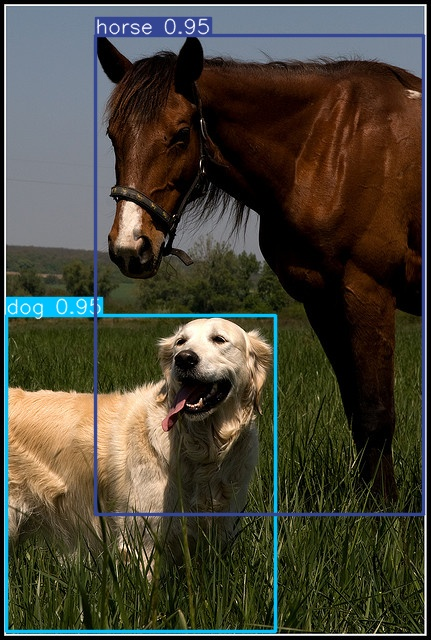
#> input picture yolov6m/yolov6/assets/image3.jpg, 431 x 640 px
$ python -i data_augment.py   (imports and definitions only)
#> lines starting #> are read from the running program, lines starting #| are printed output that depends on the picture
#> further down, picture is the input picture: shape (640, 431, 3); mean B, G, R 56.7, 68.9, 71.8
# Copyright 2019 Xilinx Inc.
#
# Licensed under the Apache License, Version 2.0 (the "License");
# you may not use this file except in compliance with the License.
# You may obtain a copy of the License at
#
#     http://www.apache.org/licenses/LICENSE-2.0
#
# Unless required by applicable law or agreed to in writing, software
# distributed under the License is distributed on an "AS IS" BASIS,
# WITHOUT WARRANTIES OR CONDITIONS OF ANY KIND, either express or implied.
# See the License for the specific language governing permissions and
# limitations under the License.

#!/usr/bin/env python3
# -*- coding:utf-8 -*-
# This code is based on
# https://github.com/ultralytics/yolov5/blob/master/utils/dataloaders.py

import math
import random

import cv2
import numpy as np


def augment_hsv(im, hgain=0.5, sgain=0.5, vgain=0.5):
    '''HSV color-space augmentation.'''
#> called with hgain = 0.5, sgain = 0.5, vgain = 0.5
    if hgain or sgain or vgain:
        r = np.random.uniform(-1, 1, 3) * [hgain, sgain, vgain] + 1  # random gains
        hue, sat, val = cv2.split(cv2.cvtColor(im, cv2.COLOR_BGR2HSV))
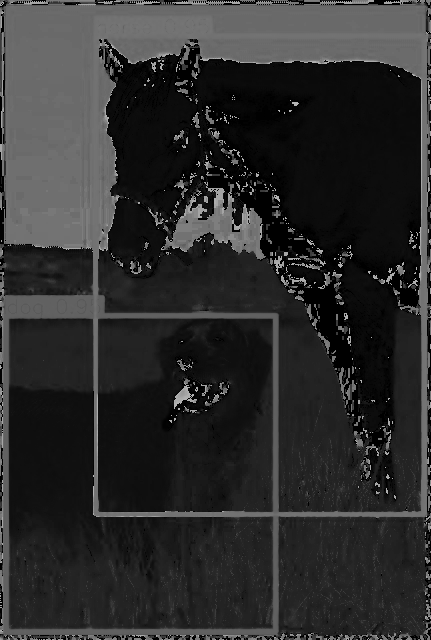
#> hue: shape (640, 431); min 0, max 179, mean 44.7
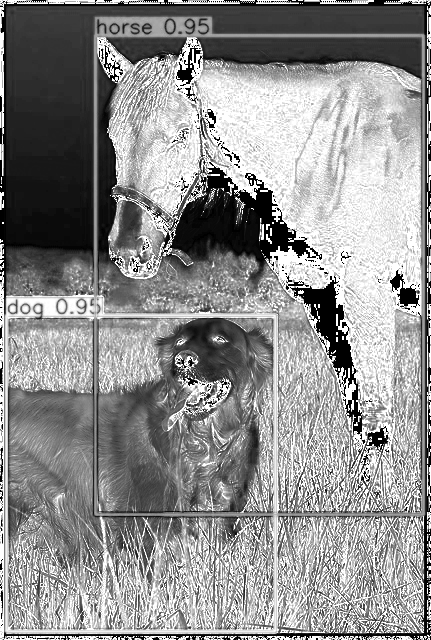
#> sat: shape (640, 431); min 0, max 255, mean 142.6
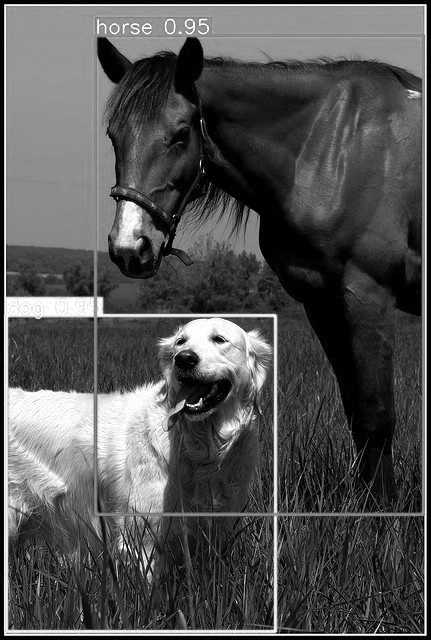
#> val: shape (640, 431); min 0, max 255, mean 83.1
        dtype = im.dtype  # uint8

        x = np.arange(0, 256, dtype=r.dtype)
        lut_hue = ((x * r[0]) % 180).astype(dtype)
        lut_sat = np.clip(x * r[1], 0, 255).astype(dtype)
#> lut_sat = 256 values from 0 to 255
        lut_val = np.clip(x * r[2], 0, 255).astype(dtype)
#> lut_val = 256 values from 0 to 255

        im_hsv = cv2.merge((cv2.LUT(hue, lut_hue), cv2.LUT(sat, lut_sat), cv2.LUT(val, lut_val)))
#> im_hsv: shape (640, 431, 3); mean H, S, V 45.5, 161.7, 90.5
        cv2.cvtColor(im_hsv, cv2.COLOR_HSV2BGR, dst=im)  # no return needed
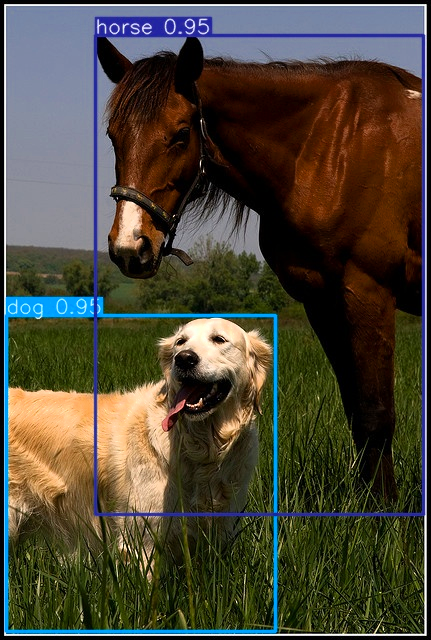
#> im: shape (640, 431, 3); mean B, G, R 56.5, 70.4, 75.5


# [169 lines left out: functions letterbox, mixup, box_candidates, random_affine, get_transform_matrix, mosaic_augmentation, not called in this run]

>>> import cv2
>>> picture = cv2.imread('../../assets/image3.jpg')
>>> result = augment_hsv(picture)

$ run again, on yolov6m/yolov6/assets/train_batch.jpg
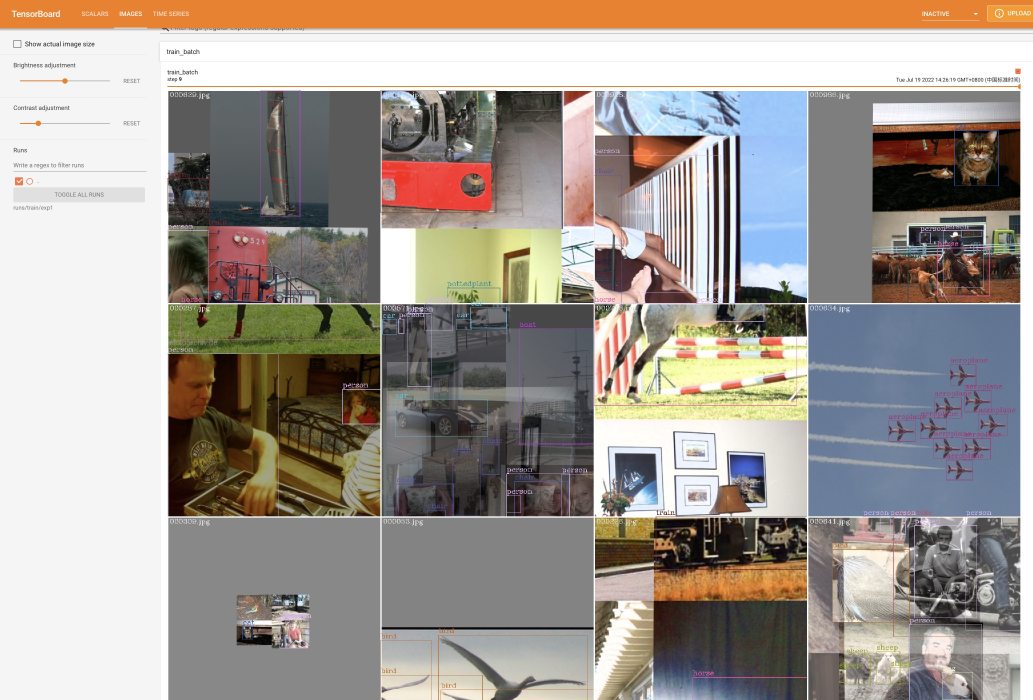
#> input picture yolov6m/yolov6/assets/train_batch.jpg, 3098 x 2100 px (shown at 1/3 size)
#> picture is the input picture: shape (2100, 3098, 3); mean B, G, R 147.5, 154.3, 162
#> in augment_hsv, `hue, sat, val = cv2.split(cv2.cvtColor(im, cv2.COLOR_BGR2HSV))`:
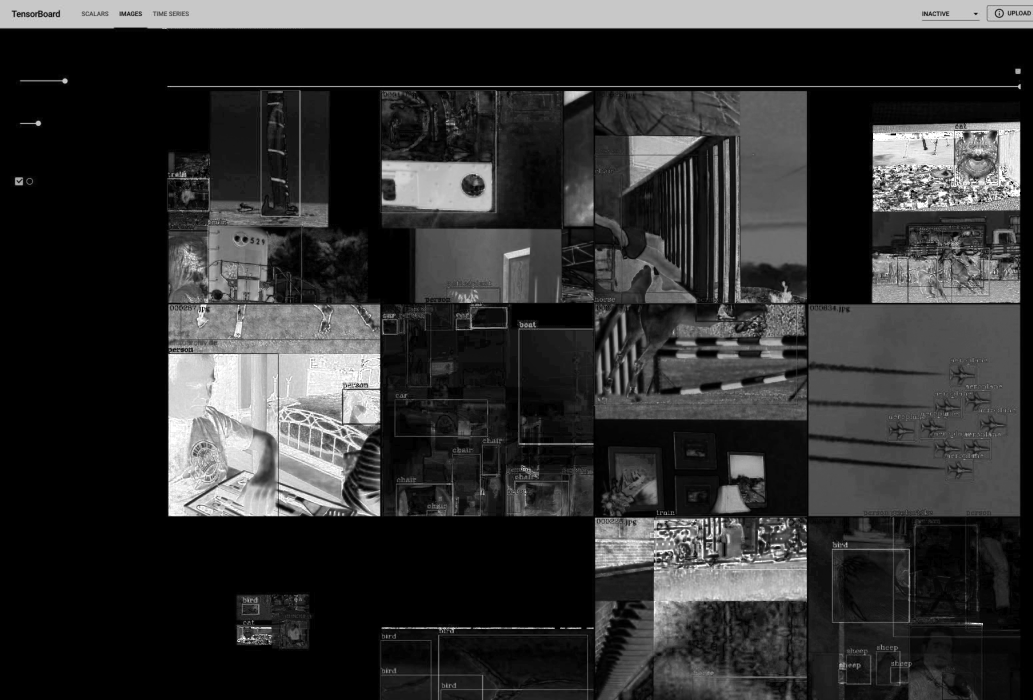
#> sat: shape (2100, 3098) (shown at 1/3 size); min 0, max 255, mean 50.5
#> im_hsv: shape (2100, 3098, 3); mean H, S, V 37.3, 60.2, 179.4
#> in augment_hsv, `cv2.cvtColor(im_hsv, cv2.COLOR_HSV2BGR, dst=im)`:
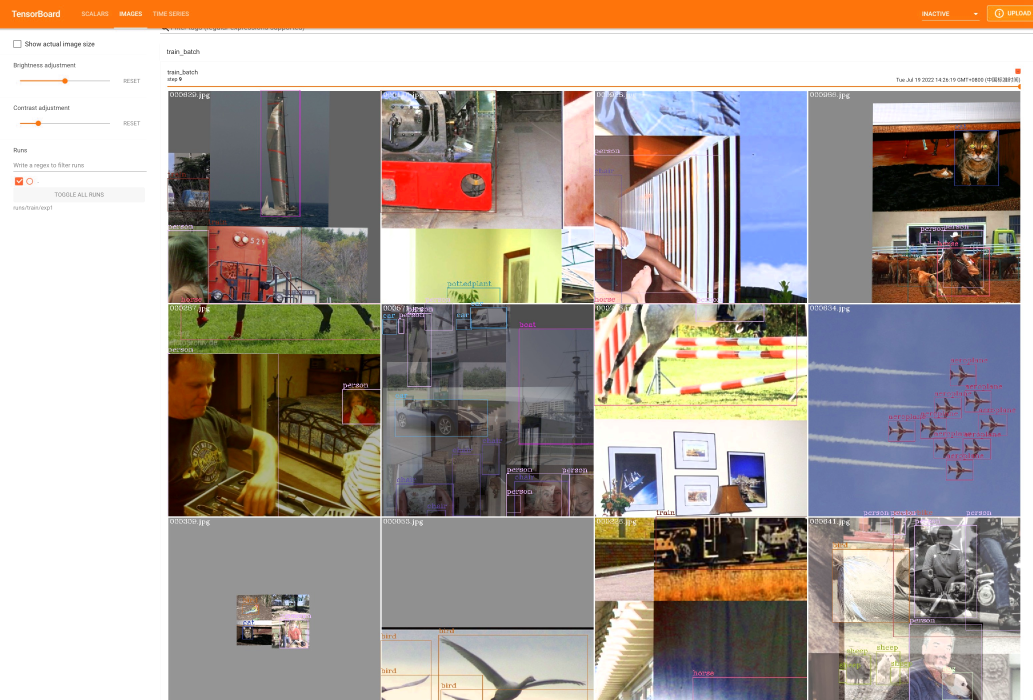
#> im: shape (2100, 3098, 3) (shown at 1/3 size); mean B, G, R 151.1, 159.1, 170.6

$ run again, on yolov6m/yolov6/assets/yolov5s.jpg
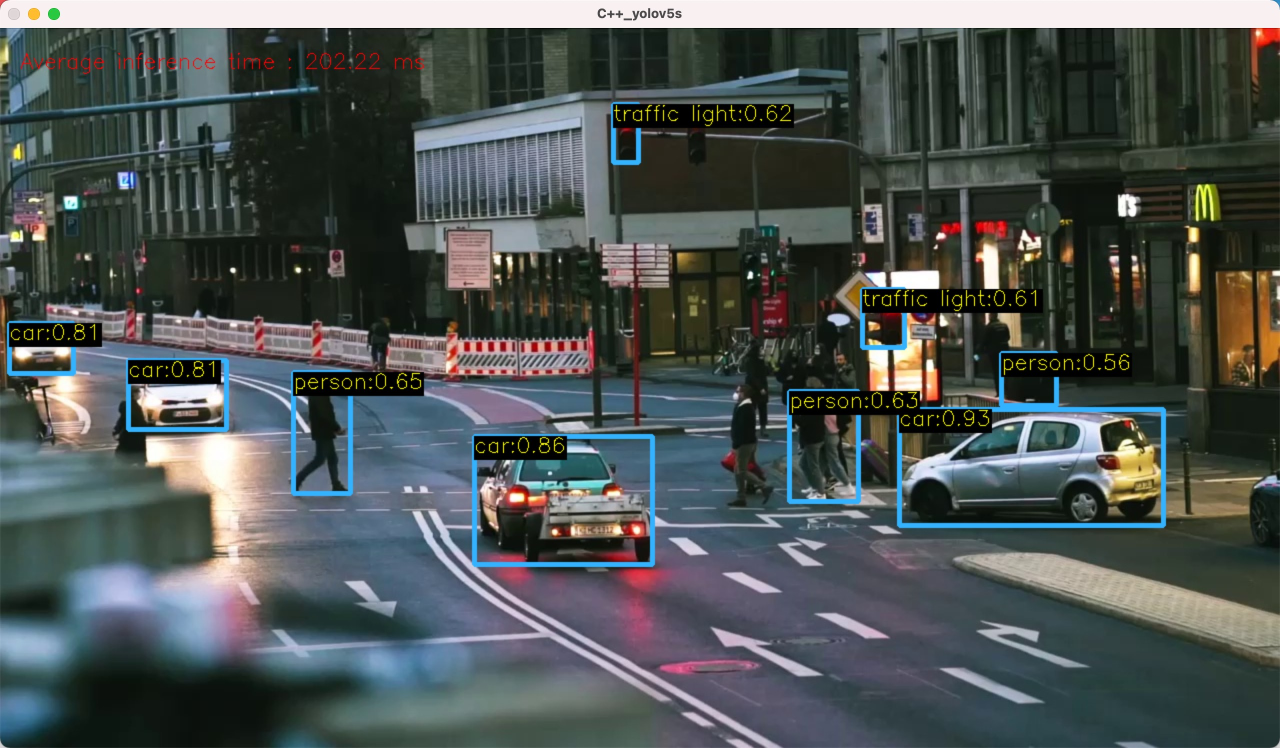
#> input picture yolov6m/yolov6/assets/yolov5s.jpg, 2560 x 1496 px (shown at 1/2 size)
#> picture is the input picture: shape (1496, 2560, 3); mean B, G, R 83.8, 84.8, 78
#> in augment_hsv, `hue, sat, val = cv2.split(cv2.cvtColor(im, cv2.COLOR_BGR2HSV))`:
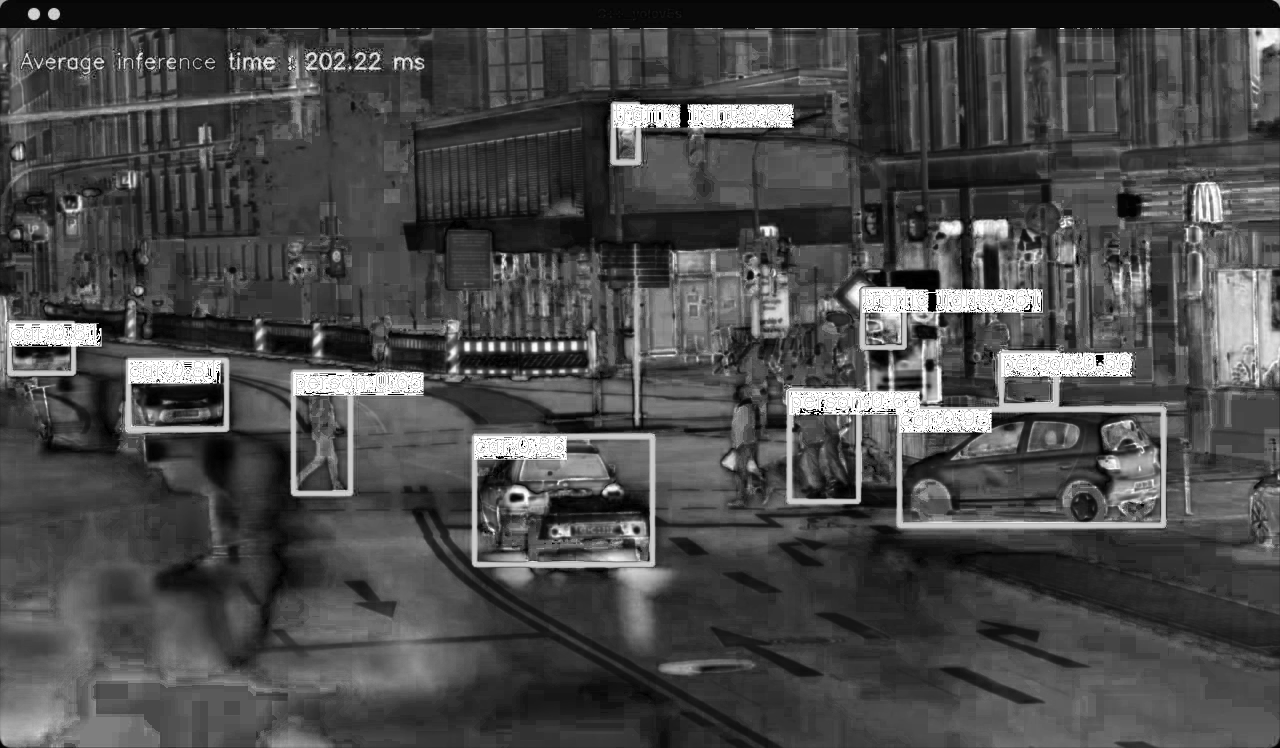
#> sat: shape (1496, 2560) (shown at 1/2 size); min 0, max 255, mean 73.1
#> im_hsv: shape (1496, 2560, 3); mean H, S, V 73.4, 87.1, 101.9
#> in augment_hsv, `cv2.cvtColor(im_hsv, cv2.COLOR_HSV2BGR, dst=im)`:
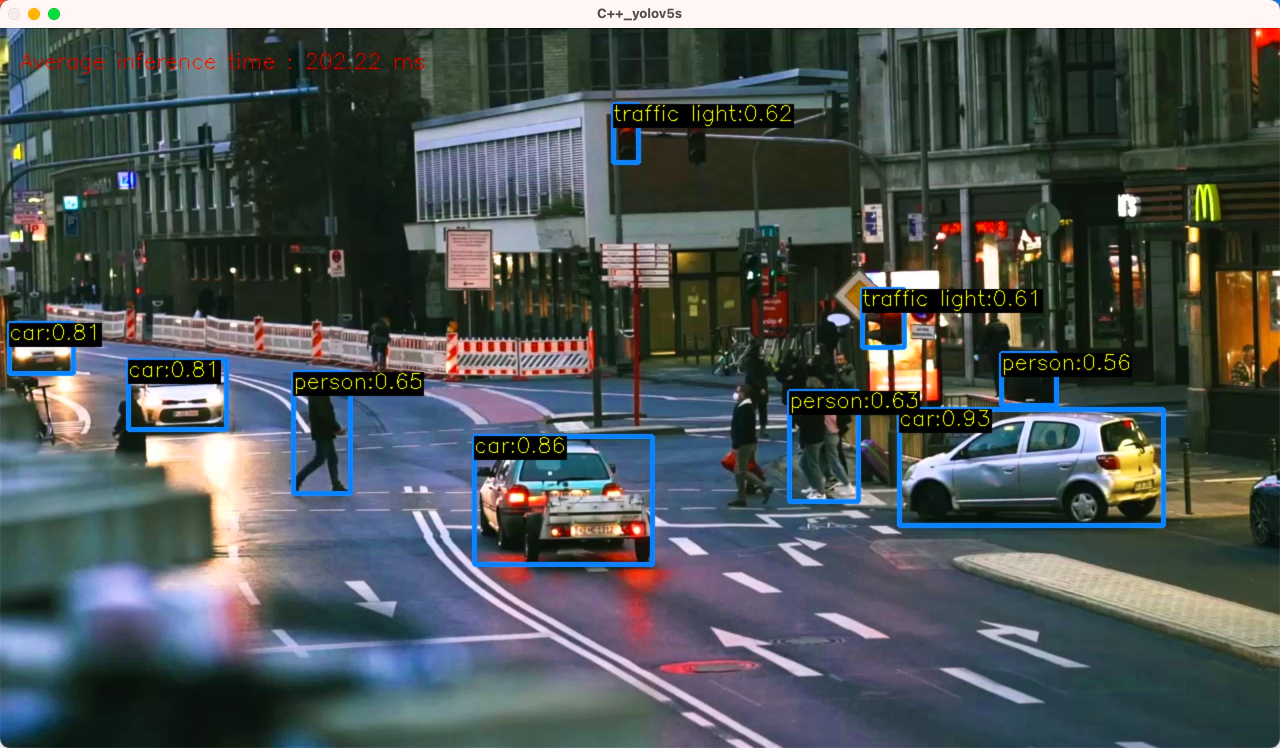
#> im: shape (1496, 2560, 3) (shown at 1/2 size); mean B, G, R 88.5, 87.8, 80.7
